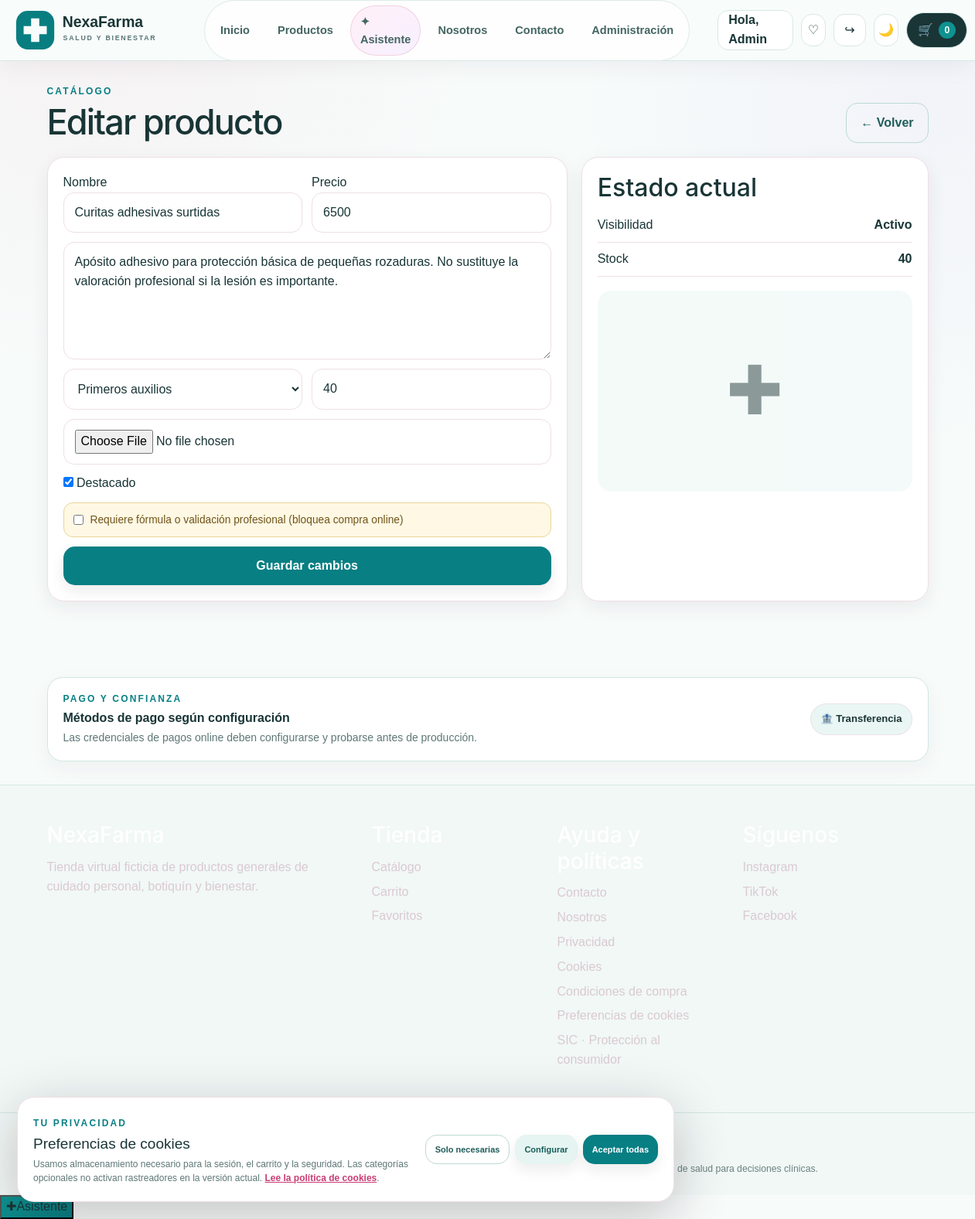
The page /admin/productos/2/editar (signed in) on the database its author committed.
### tables this page shows
CREATE TABLE users(
            id INTEGER PRIMARY KEY AUTOINCREMENT,
            first_name TEXT NOT NULL,
            last_name TEXT NOT NULL,
            email TEXT UNIQUE NOT NULL,
            phone TEXT,
            password_hash TEXT NOT NULL,
            google_sub TEXT,
            address TEXT,
            city TEXT,
            neighborhood TEXT,
            is_admin INTEGER DEFAULT 0,
            is_active INTEGER DEFAULT 1,
            created_at TEXT NOT NULL,
            updated_at TEXT
        );

CREATE TABLE products(
            id INTEGER PRIMARY KEY AUTOINCREMENT,
            category_id INTEGER,
            name TEXT NOT NULL,
            description TEXT,
            price INTEGER NOT NULL,
            image TEXT,
            active INTEGER DEFAULT 1,
            featured INTEGER DEFAULT 0,
            stock INTEGER DEFAULT 99,
            requires_prescription INTEGER NOT NULL DEFAULT 0,
            created_at TEXT NOT NULL,
            updated_at TEXT,
            FOREIGN KEY(category_id) REFERENCES categories(id) ON DELETE SET NULL
        );

CREATE TABLE categories(
            id INTEGER PRIMARY KEY AUTOINCREMENT,
            name TEXT UNIQUE NOT NULL,
            slug TEXT UNIQUE,
            active INTEGER DEFAULT 1,
            created_at TEXT NOT NULL
        );

### app.py (the view, shortened to what this page needs)
@app.route("/admin/productos/<int:pid>/editar",methods=["GET","POST"])
@admin_required
def admin_product_edit(pid):
    conn=db(); product_row=conn.execute("SELECT * FROM products WHERE id=?",(pid,)).fetchone(); categories=conn.execute("SELECT * FROM categories ORDER BY name").fetchall()
    if not product_row: conn.close(); abort(404)
    conn.close(); return render_template("admin_product_edit.html",product=product_row,categories=categories)

### app.py (called while the page is built, shortened)
def db():
    conn = sqlite3.connect(DB, timeout=15)
    conn.row_factory = sqlite3.Row
    conn.execute("PRAGMA foreign_keys=ON")
    conn.execute("PRAGMA journal_mode=WAL")
    return conn

def current_user():
    uid = session.get("user_id")
    if not uid:
        return None
    conn = db()
    user = conn.execute("SELECT * FROM users WHERE id=? AND is_active=1", (uid,)).fetchone()
    conn.close()
    return user

def admin_required(func):
    @wraps(func)
    def wrapped(*args, **kwargs):
        user = current_user()
        if not user or not user["is_admin"]:
            flash("Debes iniciar sesión como administrador.", "error")
            return redirect(url_for("login", next=request.path))
        return func(*args, **kwargs)
    return wrapped

def csrf_token_value():
    token = session.get("csrf_token")
    if not token:
        token = secrets.token_urlsafe(32)
        session["csrf_token"] = token
    return token

def verify_csrf():
    if request.method not in {"POST", "PUT", "PATCH", "DELETE"}:
        return

@app.before_request
def global_guards():
    verify_csrf()
    if session.get("must_change_password") and request.endpoint not in {"change_password", "logout", "static"}:
        return redirect(url_for("change_password"))

def safe_site_settings():
    settings = {"store_status": "open", "business_notice": "Catálogo de cuidado personal, higiene, botiquín y bienestar. Consulta a un profesional para orientación sanitaria individual."}
    try:
        conn = db()
        rows = conn.execute("SELECT key,value FROM site_settings").fetchall()
        conn.close()
        settings.update({r["key"]: r["value"] for r in rows})
    except Exception:
        app.logger.exception("No se pudieron cargar site_settings")
    return settings

def wompi_is_configured():
    return bool(WOMPI_PUBLIC_KEY and WOMPI_INTEGRITY_SECRET and WOMPI_EVENTS_SECRET)

def wompi_is_available():
    return wompi_is_configured() and not WOMPI_TEMPORARILY_UNAVAILABLE

def mercadopago_is_configured():
    parsed = urlparse(BASE_URL)
    return bool(MERCADOPAGO_ACCESS_TOKEN and MERCADOPAGO_WEBHOOK_SECRET and (parsed.scheme == "https" or parsed.hostname in {"localhost", "127.0.0.1"}))

def smtp_configured():
    return bool(SMTP_HOST and SMTP_FROM)

def resend_configured():
    return bool(RESEND_API_KEY and RESEND_FROM)

def gmail_api_configured():
    return bool(GMAIL_API_CLIENT_ID and GMAIL_API_CLIENT_SECRET and GMAIL_API_REFRESH_TOKEN and GMAIL_API_FROM)

### templates/admin_product_edit.html
{% extends 'base.html' %}{% block title %}Editar {{ product.name }} | Admin{% endblock %}{% block content %}<section class="container admin-shell"><div class="admin-header"><div><span class="eyebrow">CATÁLOGO</span><h1>Editar producto</h1></div><a class="btn btn-outline" href="{{ url_for('admin_products') }}">← Volver</a></div><div class="admin-grid"><section class="admin-card"><form class="admin-form" method="post" enctype="multipart/form-data"><input type="hidden" name="csrf_token" value="{{ csrf_token }}"><div class="form-grid"><div><label>Nombre</label><input class="field" name="name" value="{{ product.name }}" required></div><div><label>Precio</label><input class="field" name="price" type="number" min="0" value="{{ product.price }}" required></div></div><textarea class="field" name="description" rows="5">{{ product.description or '' }}</textarea><div class="form-grid"><select class="field" name="category_id"><option value="">Sin categoría</option>{% for c in categories %}<option value="{{ c.id }}" {% if c.id==product.category_id %}selected{% endif %}>{{ c.name }}</option>{% endfor %}</select><input class="field" name="stock" type="number" min="0" value="{{ product.stock }}"></div><input class="field" type="file" name="image" accept="image/png,image/jpeg,image/webp,image/gif"><label><input type="checkbox" name="featured" {% if product.featured %}checked{% endif %}> Destacado</label><label class="nf-admin-rx"><input type="checkbox" name="requires_prescription" {% if product.requires_prescription %}checked{% endif %}> Requiere fórmula o validación profesional (bloquea compra online)</label><button class="btn btn-primary" type="submit">Guardar cambios</button></form></section><aside class="admin-card"><h2>Estado actual</h2><div class="info-row"><span>Visibilidad</span><b>{{ 'Activo' if product.active else 'Inactivo' }}</b></div><div class="info-row"><span>Stock</span><b>{{ product.stock }}</b></div>{% if product.image %}<img src="{{ url_for('static',filename=product.image) }}" alt="{{ product.name }}" style="margin-top:18px;border-radius:18px;width:100%">{% else %}<div class="placeholder" style="height:260px;border-radius:18px;background:var(--surface-2);display:grid;place-items:center;margin-top:18px">✚</div>{% endif %}</aside></div></section>{% endblock %}

### templates/base.html (shortened to what this page needs)
<!doctype html>
<html lang="es" data-theme="light">
<head>
  <link rel="stylesheet" href="https://cdn.jsdelivr.net/npm/bootstrap@5.3.8/dist/css/bootstrap.min.css">
  <link rel="stylesheet" href="{{ url_for('static',filename='css/style.css') }}">
  <link rel="stylesheet" href="{{ url_for('static',filename='css/pharmacy-theme.css') }}">
</head>
<body class="premium-store">
<header class="site-header"><div class="header-inner">
  <a class="brand" href="{{ url_for('home') }}" aria-label="NexaFarma, inicio"><img src="{{ url_for('static',filename='logo.svg') }}" alt="NexaFarma"></a>
  <nav class="desktop-nav" aria-label="Navegación principal">
    <a class="{% if request.endpoint == 'home' %}is-current{% endif %}" href="{{ url_for('home') }}">Inicio</a><a class="{% if request.endpoint in ['menu','product'] %}is-current{% endif %}" href="{{ url_for('menu') }}">Productos</a>
    <a class="nav-agent-link{% if request.endpoint == 'agent_page' %} is-current{% endif %}" href="{{ url_for('agent_page') }}">✦ Asistente</a>
    <a href="{{ url_for('about') }}">Nosotros</a><a href="{{ url_for('contact') }}">Contacto</a>
    {% if user and user.is_admin %}<a href="{{ url_for('admin') }}">Administración</a>{% endif %}
  </nav>
  <div class="header-actions">
    {% if user %}<a class="account-pill" href="{{ url_for('account') }}">Hola, {{ user.first_name }}</a><a class="icon-btn" href="{{ url_for('favorites_page') }}" aria-label="Favoritos" title="Favoritos">♡</a>
      <form class="inline-form logout-form" method="post" action="{{ url_for('logout') }}"><input type="hidden" name="csrf_token" value="{{ csrf_token }}"><button class="icon-btn" type="submit" aria-label="Cerrar sesión" title="Cerrar sesión">↪</button></form>
    {% else %}<a class="account-pill" href="{{ url_for('login') }}">Entrar</a>{% endif %}
    <button class="icon-btn" id="themeToggle" type="button" aria-label="Cambiar tema" title="Cambiar tema">◐</button>
    <a class="cart-pill" href="{{ url_for('cart_view') }}" aria-label="Carrito">🛒 <span>{{ cart_count }}</span></a>
  </div>
</div>
</header>
<main id="main-content">{% block content %}{% endblock %}</main>
<section class="payment-trust container" aria-label="Medios de pago"><div class="payment-trust-copy"><span class="eyebrow">PAGO Y CONFIANZA</span><b>{% if mercadopago_enabled %}Checkout disponible con Mercado Pago{% elif wompi_enabled %}Checkout disponible con Wompi{% else %}Métodos de pago según configuración{% endif %}</b><small>{% if mercadopago_enabled %}El pago se procesa en el entorno de Mercado Pago configurado.{% elif wompi_enabled %}Los medios habilitados dependen de tu comercio.{% else %}Las credenciales de pagos online deben configurarse y probarse antes de producción.{% endif %}</small></div><div class="payment-trust-badges">{% if mercadopago_enabled %}<span>💳 Mercado Pago</span>{% elif wompi_enabled %}<span>💳 Pagos online</span>{% else %}<span>🏦 Transferencia</span>{% endif %}</div></section>
<footer><div class="footer-main container">
  <div><h3>{{ config.name }}</h3><p class="muted">Tienda virtual ficticia de productos generales de cuidado personal, botiquín y bienestar.</p></div>
  <div><h3>Tienda</h3><a href="{{ url_for('menu') }}">Catálogo</a><a href="{{ url_for('cart_view') }}">Carrito</a>{% if user %}<a href="{{ url_for('favorites_page') }}">Favoritos</a>{% endif %}</div>
  <div><h3>Ayuda y políticas</h3><a href="{{ url_for('contact') }}">Contacto</a><a href="{{ url_for('about') }}">Nosotros</a><a href="{{ url_for('privacy_policy') }}">Privacidad</a><a href="{{ url_for('cookie_policy') }}">Cookies</a><a href="{{ url_for('terms_policy') }}">Condiciones de compra</a><a href="#" id="cookiePreferencesOpen">Preferencias de cookies</a>{% if config.whatsapp %}<a href="https://wa.me/{{ config.whatsapp }}" target="_blank" rel="noopener noreferrer">WhatsApp</a>{% endif %}<a href="https://www.sic.gov.co/" target="_blank" rel="noopener noreferrer">SIC · Protección al consumidor</a></div>
  <div><h3>Síguenos</h3><a href="{{ config.instagram }}" target="_blank" rel="noopener">Instagram</a><a href="{{ config.tiktok }}" target="_blank" rel="noopener">TikTok</a><a href="{{ config.facebook }}" target="_blank" rel="noopener">Facebook</a></div>
</div><div class="footer-bottom"><div class="container">© {{ year }} {{ config.name }} · {{ config.address }}{% if config.business_phone %} · {{ config.business_phone }}{% endif %}</div></div>
<div class="health-disclaimer container">Proyecto académico con marca ficticia. El catálogo no es asesoría médica ni confirma la autorización sanitaria de productos. Consulta a un profesional de salud para decisiones clínicas.</div></footer>
<section id="cookieConsentBanner" class="cookie-consent" role="dialog" aria-label="Preferencias de cookies" aria-describedby="cookieConsentText" hidden>
  <div class="cookie-consent-copy"><span class="eyebrow">TU PRIVACIDAD</span><h2>Preferencias de cookies</h2><p id="cookieConsentText">Usamos almacenamiento necesario para la sesión, el carrito y la seguridad. Las categorías opcionales no activan rastreadores en la versión actual. <a href="{{ url_for('cookie_policy') }}">Lee la política de cookies</a>.</p></div>
  <div class="cookie-consent-actions"><button id="cookieAcceptNecessary" class="btn btn-outline" type="button">Solo necesarias</button><button id="cookieCustomize" class="btn btn-soft" type="button" aria-expanded="false">Configurar</button><button id="cookieAcceptAll" class="btn btn-primary" type="button">Aceptar todas</button></div>
</section>
<div id="agentWidget" class="agent-widget" data-agent-mode="widget"><button id="agentWidgetToggle" class="agent-widget-toggle" type="button" aria-expanded="false" aria-controls="agentWidgetPanel"><span aria-hidden="true">✚</span><span>Asistente</span></button></div>
</body></html>

### static/css/pharmacy-theme.css (style rules this page uses)
:root { --bg:#f7fbfa;--surface:#ffffff;--surface-2:#eaf6f3;--text:#193536;--muted:#5e7776;--line:#d7e9e5; --primary:#0e9290;--primary-dark:#087f83;--soft:#edf5fb;--success:#177b57;--warning:#9b6500;--danger:#b52d3e; --shadow:0 18px 55px rgba(19,73,72,.09);--radius:24px;--max:1200px; --nf-deep:#103f43;--nf-mint:#dff5ef;--nf-blue:#eaf3fa;--nf-aqua:#b5e7db; }
html { scroll-padding-top:90px }
body { background:var(--bg);color:var(--text) }
.site-header { background:rgba(248,252,251,.94);border-bottom-color:rgba(207,229,223,.85) }
.brand img { width:220px;max-height:54px }
.desktop-nav a { font-size:.91rem }
.desktop-nav { gap:8px;margin-left:auto;margin-right:12px;padding:6px;border:1px solid #dcebe7;border-radius:999px;background:rgba(255,255,255,.72) }
.desktop-nav a { padding:10px 14px;border-radius:999px;color:#456663;font-weight:800;transition:background .18s,color .18s,box-shadow .18s }
.desktop-nav a::after { display:none }
.desktop-nav .nav-agent-link { color:#456663 }
.btn-primary { background:var(--primary-dark);border-color:var(--primary-dark);color:white }
.btn-soft { background:#e6f5f1;color:#175d5b }
.btn-outline { border-color:#bdd9d4;color:#205d5b }
.eyebrow,.product-meta,.section-link { color:var(--primary-dark) }
.payment-trust { border-color:#d1e7e2;background:#fff }
footer { background:#f1f8f6 }
.footer-bottom { border-color:#d4e6e2 }
.nf-admin-rx { display:flex;align-items:flex-start;gap:9px;padding:11px 12px;border:1px solid #e9d49a;border-radius:12px;background:#fff8e4;color:#6f5417;font-size:.86rem }
.nf-admin-rx input { margin-top:4px;flex-shrink:0 }
.health-disclaimer { padding:14px 0 24px;color:#69817e;font-size:.76rem;line-height:1.6 }
.agent-widget-toggle,.agent-widget .agent-input button { background:linear-gradient(135deg,#0e9290,#087f83) }

### rows shown on the page
users: first_name "Admin"
products: name "Curitas adhesivas surtidas", price "6500", description "Apósito adhesivo para protección básica de pequeñas rozaduras. No sustituye la valoración profesional si la lesión es importante.", category_id "Primeros auxilios", stock "40", featured "☑", active "Activo"

### other values the page prints
{{ cart_count }} "0"
